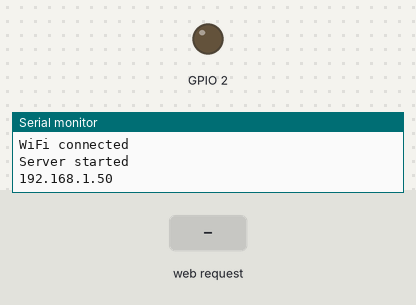
Recording of a sketch running on a simulated ESP8266 (NodeMCU). Shown: output pins drawn as LEDs (lit = HIGH), the last lines printed to the serial monitor. The test bench sets the inputs (shaded band). WiFi joins after 1.5 s; servers stay silent unless stated.

Above: at 2.7 s.
2.8 s: HTTP request GET /gpio/1 received
At 3.1 s:
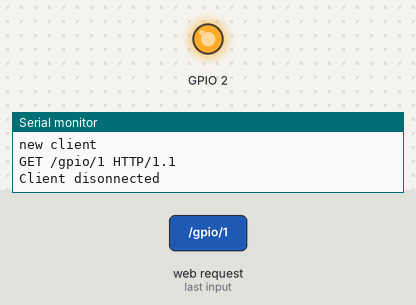
4.3 s: HTTP request GET /gpio/0 received
At 5.5 s:
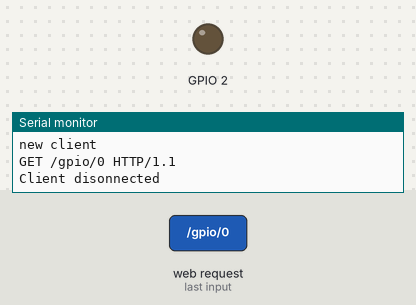
Timing chart, 0 to 7.3 s (numbered marks = the images above; inputs shaded):
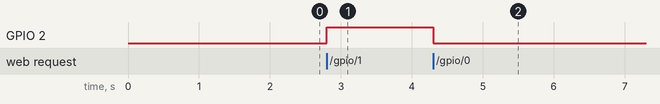

Measured:
- after the input at 2.8 s, GPIO 2: LOW → HIGH at once
- after the input at 4.3 s, GPIO 2: HIGH → LOW at once

The sketch:

WiFiWebServer11.ino
```cpp
/*
 *  This sketch demonstrates how to set up a simple HTTP-like server.
 *  The server will set a GPIO pin depending on the request
 *    http://server_ip/gpio/0 will set the GPIO2 low,
 *    http://server_ip/gpio/1 will set the GPIO2 high
 *  server_ip is the IP address of the ESP8266 module, will be
 *  printed to Serial when the module is connected.
 */

#include <ESP8266WiFi.h>

const String ssid = "NetMASTER Uydunet-C96B";
const String password = "784939ed2876d9b8";


// Create an instance of the server
// specify the port to listen on as an argument
WiFiServer server(80);

void setup() {
  IPAddress ip(192, 168, 0, 125);
  IPAddress subnet(255, 255, 255, 0);
  IPAddress gt(192, 168, 0, 1);
  Serial.begin(115200);
  char charBuf[50];
  char charBuf2[50];
  ssid.toCharArray(charBuf, 50);
  password.toCharArray(charBuf2, 50);
  WiFi.config(ip, gt, subnet);
  WiFi.begin(charBuf , charBuf2);


  // prepare GPIO2
  pinMode(2, OUTPUT);
  digitalWrite(2, 0);

  // Wait for connection
  while (WiFi.status() != WL_CONNECTED) {
    delay(500);
    Serial.print(".");
  }
  Serial.println("");
  Serial.print("Connected to ");
  Serial.println(ssid);
  Serial.print("IP address: ");
  Serial.println(WiFi.localIP());

  while (WiFi.status() != WL_CONNECTED) {
    delay(500);
    Serial.print(".");
  }
  Serial.println("");
  Serial.println("WiFi connected");

  // Start the server
  server.begin();
  Serial.println("Server started");

  // Print the IP address
  Serial.println(WiFi.localIP());
}

void loop() {
  // Check if a client has connected
  WiFiClient client = server.available();
  if (!client) {
    return;
  }

  // Wait until the client sends some data
  Serial.println("new client");
  while(!client.available()){
    delay(1);
  }

  // Read the first line of the request
  String req = client.readStringUntil('\r');
  Serial.println(req);
  client.flush();

  // Match the request
  int val;
  if (req.indexOf("/gpio/0") != -1)
    val = 0;
  else if (req.indexOf("/gpio/1") != -1)
    val = 1;
  else {
    Serial.println("invalid request");
    client.stop();
    return;
  }

  // Set GPIO2 according to the request
  digitalWrite(2, val);

  client.flush();

  // Prepare the response
  String s = "HTTP/1.1 200 OK\r\nContent-Type: text/html\r\n\r\n<!DOCTYPE HTML>\r\n<html>\r\nGPIO is now ";
  s += (val)?"high":"low";
  s += "</html>\n";

  // Send the response to the client
  client.print(s);
  delay(1);
  Serial.println("Client disonnected");

  // The client will actually be disconnected
  // when the function returns and 'client' object is detroyed
}
```
